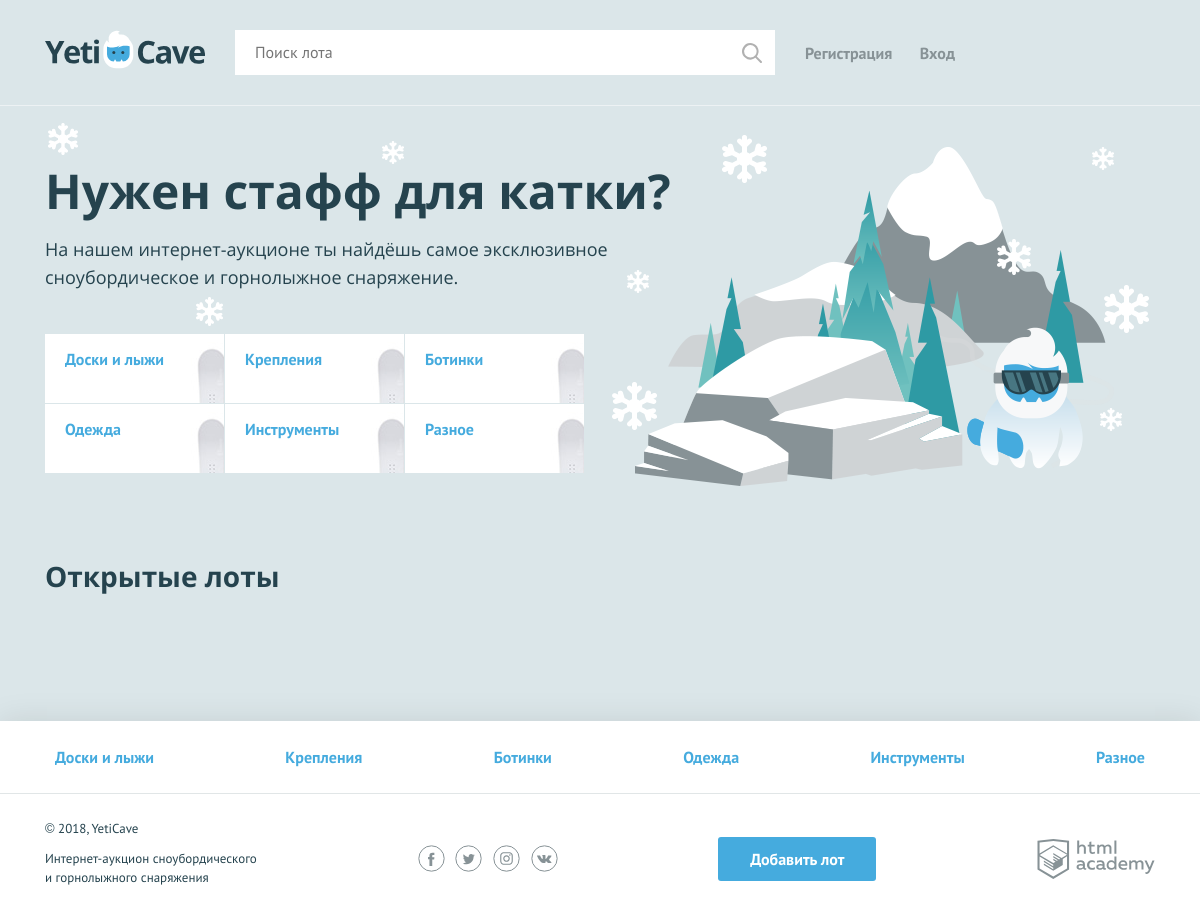
/, run on an earlier commit of the app's database.
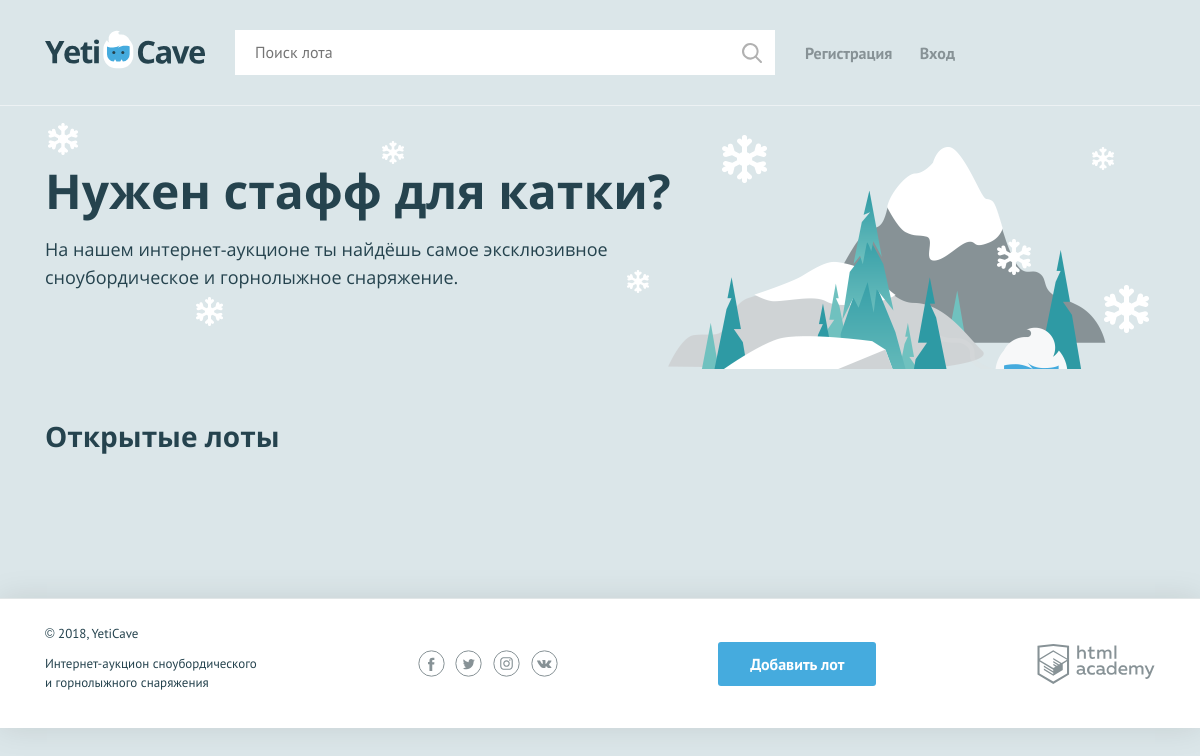
And on a later commit of the database.
### tables this page shows
CREATE TABLE `category` (
  `id` int(11) NOT NULL,
  `category_name` varchar(64) NOT NULL
);

### functions.php (called while the page is built, shortened)
<?php
 function include_template($name, $data) {
    $name = 'templates/' . $name;
    extract($data);
    require_once $name;
    $result = ob_get_clean();
    return $result;
}
function startTheSession() {
    $sesUser = [];
    if (!empty($_SESSION['user'])) {
        $sesUser['username'] = $_SESSION['user']['name'];
        $sesUser['profile_img'] = $_SESSION['user']['profile_img'];
        $sesUser['user_id'] = $_SESSION['user']['id'];
    }
    else {
        $sesUser['username'] = $sesUser['profile_img'] = NULL;
    }
    return $sesUser;
}
?>

### templates/index.php (the view, shortened to what this page needs)
<section class="promo">
    <h2 class="promo__title">Нужен стафф для катки?</h2>
    <p class="promo__text">На нашем интернет-аукционе ты найдёшь самое эксклюзивное сноубордическое и горнолыжное снаряжение.</p>
    <ul class="promo__list" >
        <?php foreach ($category_array as $value) { ?>
            <li class="promo__item promo__item--boards">
                <a class="promo__link" href="all-lots.php"> <?=$value['category_name']; ?> </a>
            </li>
            <?php
        }
        ?>
    </ul >
</section>
<section class="lots">
    <div class="lots__header">
        <h2>Открытые лоты</h2>
    </div>
</section>

### templates/layout.php (shortened to what this page needs)
<!DOCTYPE html>
<html lang="ru">
<head>
    <link href="css/normalize.min.css" rel="stylesheet">
    <link href="css/style.css" rel="stylesheet">
</head>
<body>
<div class="page-wrapper">
    <header class="main-header">
        <div class="main-header__container container">
            <a class="main-header__logo" href="../index.php">
                <img src="img/logo.svg" width="160" height="39" alt="Логотип компании YetiCave">
            </a>
            <form class="main-header__search" method="get" action="search.php">
                <input type="search" name="search" placeholder="Поиск лота">
                <input class="main-header__search-btn" type="submit" name="find" value="Найти">
            </form>
            <nav class="user-menu">
                <?php if (isset($username)): ?>
                    <div class="user-menu__image">
                        <img src="<?=$_SESSION['user']['profile_img'];?>" width="40" height="40" alt="Пользователь">
                    </div>
                    <div class="user-menu__logged">
                        <p><?=$username ?></p>
                        <a href="logout.php">Выход</a>
                    </div>
                <?php else: ?>
                    <ul class="user-menu__list">
                        <li class="user-menu__item">
                            <a href="../sign-up.php">Регистрация</a>
                        </li>
                        <li class="user-menu__item">
                            <a href="../login.php">Вход</a>
                        </li>
                    </ul>
                <?php endif; ?>
            </nav>
        </div>
    </header>
    <main class="container"><?= $content; ?></main>
</div>
<footer class="main-footer">
    <nav class="nav">
        <ul class="nav__list container">
            <?php foreach ( $category_array as $value) { ?>
                <li class="nav__item">
                    <a href="all-lots.php"> <?= $value['category_name']; ?> </a>
                </li>
                <?php
            }
            ?>
        </ul>
    </nav>
    <div class="main-footer__bottom container">
        <div class="main-footer__copyright">
            <p>© 2018, YetiCave</p>
            <p>Интернет-аукцион сноубордического и горнолыжного снаряжения</p>
        </div>
        <div class="main-footer__social social">
            <a class="social__link social__link--facebook" href="#">
            </a>
            <a class="social__link social__link--twitter" href="#">
            </a>
            <a class="social__link social__link--instagram" href="#">
            </a>
            <a class="social__link social__link--vkontakte" href="#">
            </a>
        </div>
        <a class="main-footer__add-lot button" href="../add.php">Добавить лот</a>
        <div class="main-footer__developed-by">
            <a class="logo-academy" href="https://htmlacademy.ru/intensive/php">
            </a>
        </div>
    </div>
</footer>
</body>
</html>

### index.php (shortened to what this page needs)
<?php
require_once ('functions.php');
$sesUser = startTheSession();
$sql = "SELECT id, category_name FROM category";
$sql_result = mysqli_query($con, $sql);
$category_array = mysqli_fetch_all($sql_result, MYSQLI_ASSOC);
$sql_lots = "SELECT lots.id, name, image, start_price, end_time, category_name FROM lots
            JOIN category ON category.id = lots.category_id
            ORDER BY create_date DESC";
$sql_lots_result = mysqli_query($con, $sql_lots);
$lots_array = mysqli_fetch_all($sql_lots_result, MYSQLI_ASSOC);
$page_content = include_template('index.php', [
    'category_array' => $category_array,
    'lots_array' => $lots_array
]);
$layout_content = include_template ('layout.php', [
    'content' => $page_content,
    'category_array' => $category_array,
    'username' => $sesUser['username'],
    'profile_img' => $sesUser['profile_img'],
    'title' => 'Yeticave - Главная страница'
]);
echo $layout_content;
?>

What changed in the data, as far as the page shows it:
removed category: category_name "Доски и лыжи"
removed category: category_name "Крепления"
removed category: category_name "Ботинки"
removed category: category_name "Одежда"
removed category: category_name "Инструменты"
removed category: category_name "Разное"
